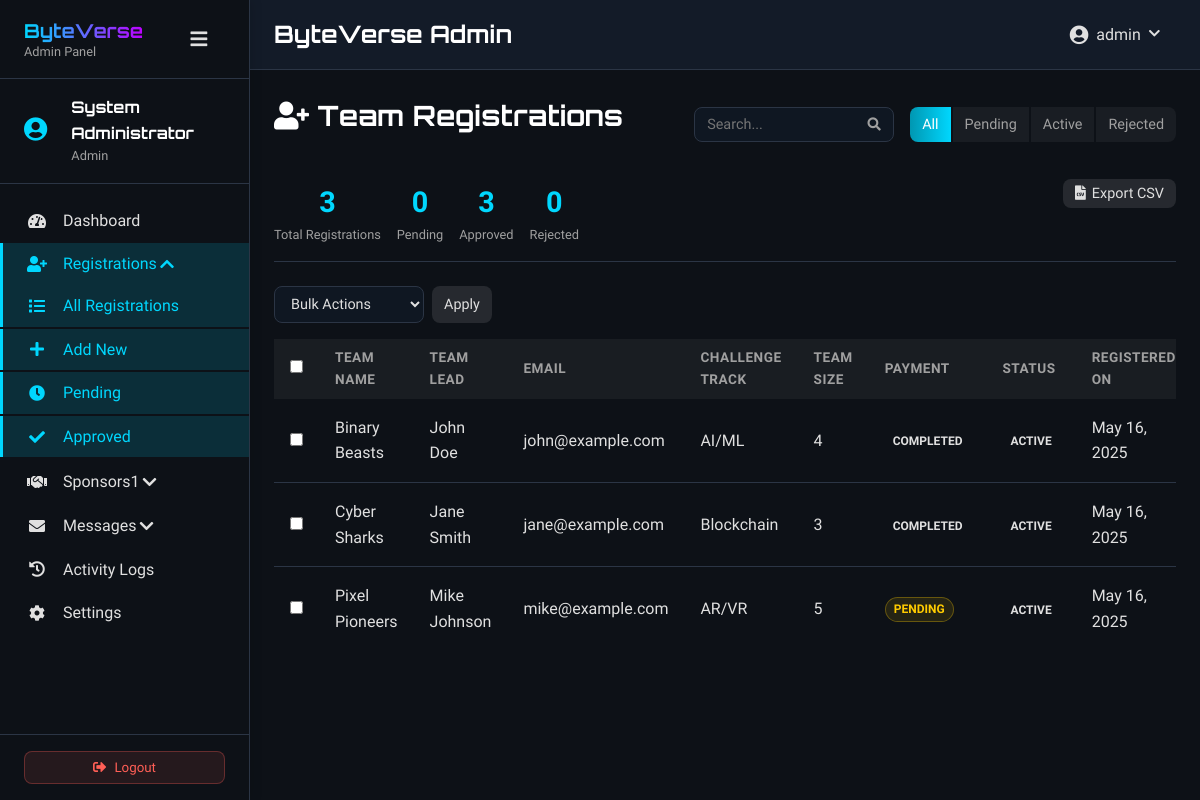
Screenshot of /admin/registrations.php (signed in) with the database file from the repository.
### tables this page shows
CREATE TABLE `registrations` (
  `id` int(11) NOT NULL,
  `team_name` varchar(100) NOT NULL,
  `team_size` int(11) NOT NULL,
  `institution` varchar(255) NOT NULL,
  `challenge_track` varchar(50) NOT NULL,
  `name` varchar(100) NOT NULL,
  `email` varchar(100) NOT NULL,
  `phone` varchar(20) NOT NULL,
  `role` varchar(50) NOT NULL,
  `project_title` varchar(255) NOT NULL,
  `project_description` text NOT NULL,
  `technologies` text NOT NULL,
  `payment_status` enum('pending','completed','failed') NOT NULL DEFAULT 'pending',
  `payment_id` varchar(100) DEFAULT NULL,
  `status` enum('pending','active','rejected') NOT NULL DEFAULT 'pending',
  `created_at` timestamp NOT NULL DEFAULT current_timestamp(),
  `updated_at` timestamp NULL DEFAULT NULL ON UPDATE current_timestamp()
);

### admin/registrations.php (the view, shortened to what this page needs)
<?php
require_once 'includes/header.php';
$limit = 10;
$page = isset($_GET['page']) && is_numeric($_GET['page']) ? intval($_GET['page']) : 1;
$offset = ($page - 1) * $limit;
$filter = isset($_GET['filter']) ? $_GET['filter'] : 'all';
$where_clause = '';
$search_term = isset($_GET['search']) ? trim($_GET['search']) : '';
$count_sql = "SELECT COUNT(*) as total FROM registrations $where_clause";
$count_result = $conn->query($count_sql);
$total_registrations = $count_result->fetch_assoc()['total'];
$sql = "SELECT * FROM registrations $where_clause ORDER BY created_at DESC LIMIT $offset, $limit";
$registrations_result = $conn->query($sql);
?>
<div class="content">
    <div class="card-header with-actions">
        <h2><i class="fas fa-user-plus"></i> Team Registrations</h2>
        <div class="filter-actions">
            <form action="" method="GET" class="search-form">
                <div class="search-group">
                    <input type="text" name="search" placeholder="Search..." value="<?php echo htmlspecialchars($search_term); ?>">
                    <button type="submit" class="search-btn">
                        <i class="fas fa-search"></i>
                    </button>
                </div>
            </form>
            <div class="btn-group">
                <a href="registrations.php?filter=all" class="btn <?php echo $filter === 'all' ? 'btn-primary' : 'btn-light'; ?>">All</a>
                <a href="registrations.php?filter=pending" class="btn <?php echo $filter === 'pending' ? 'btn-primary' : 'btn-light'; ?>">Pending</a>
                <a href="registrations.php?filter=active" class="btn <?php echo $filter === 'active' ? 'btn-primary' : 'btn-light'; ?>">Active</a>
                <a href="registrations.php?filter=rejected" class="btn <?php echo $filter === 'rejected' ? 'btn-primary' : 'btn-light'; ?>">Rejected</a>
            </div>
        </div>
    </div>
    <div class="content-card">
        <div class="registration-stats">
            <div class="stat-group">
                <div class="stat-item">
                    <div class="stat-value"><?php echo number_format($total_registrations); ?></div>
                    <div class="stat-label">Total Registrations</div>
                </div>
                <?php
                $status_counts = [];
                $status_sql = "SELECT status, COUNT(*) as count FROM registrations GROUP BY status";
                $status_result = $conn->query($status_sql);
                while ($row = $status_result->fetch_assoc()) {
                    $status_counts[$row['status']] = $row['count'];
                }
                ?>
                <div class="stat-item">
                    <div class="stat-value"><?php echo number_format($status_counts['pending'] ?? 0); ?></div>
                    <div class="stat-label">Pending</div>
                </div>
                <div class="stat-item">
                    <div class="stat-value"><?php echo number_format($status_counts['active'] ?? 0); ?></div>
                    <div class="stat-label">Approved</div>
                </div>
                <div class="stat-item">
                    <div class="stat-value"><?php echo number_format($status_counts['rejected'] ?? 0); ?></div>
                    <div class="stat-label">Rejected</div>
                </div>
            </div>
            <div class="export-section">
                <button type="button" id="export-csv-btn" class="btn btn-secondary">
                    <i class="fas fa-file-csv"></i> Export CSV
                </button>
            </div>
        </div>
        <form method="POST" action="">
            <div class="bulk-actions mb-4">
                <select name="bulk_action" class="form-select">
                    <option value="">Bulk Actions</option>
                </select>
                <button type="submit" class="btn btn-secondary">Apply</button>
            </div>
            <div class="table-responsive">
                <table class="data-table">
                    <thead>
                        <tr>
                            <th width="30px">
                                <input type="checkbox" id="select-all">
                            </th>
                            <th>Team Name</th>
                            <th>Team Lead</th>
                            <th>Email</th>
                            <th>Challenge Track</th>
                            <th>Team Size</th>
                            <th>Payment</th>
                            <th>Status</th>
                            <th>Registered On</th>
                        </tr>
                    </thead>
                    <tbody>
                        <?php if ($registrations_result && $registrations_result->num_rows > 0): ?>
                            <?php while($row = $registrations_result->fetch_assoc()): ?>
                                <tr>
                                    <td>
                                        <input type="checkbox" name="registration_ids[]" value="<?php echo $row['id']; ?>" class="registration-checkbox">
                                    </td>
                                    <td><?php echo htmlspecialchars($row['team_name']); ?></td>
                                    <td><?php echo htmlspecialchars($row['name']); ?></td>
                                    <td><?php echo htmlspecialchars($row['email']); ?></td>
                                    <td>
                                        <?php
                                        $track = $row['challenge_track'];
                                        $track_names = [
                                            'ai_ml' => 'AI/ML',
                                            'blockchain' => 'Blockchain',
                                            'ar_vr' => 'AR/VR',
                                            'iot' => 'IoT',
                                            'open_innovation' => 'Open Innovation'
                                        ];
                                        echo isset($track_names[$track]) ? $track_names[$track] : ucfirst(str_replace('_', ' ', $track));
                                        ?>
                                    </td>
                                    <td><?php echo $row['team_size']; ?></td>
                                    <td>
                                        <span class="status-badge status-<?php echo strtolower($row['payment_status']); ?>">
                                            <?php echo ucfirst($row['payment_status']); ?>
                                        </span>
                                    </td>
                                    <td>
                                        <span class="status-badge status-<?php echo strtolower($row['status']); ?>">
                                            <?php echo ucfirst($row['status']); ?>
                                        </span>
                                    </td>
                                    <td><?php echo date('M d, Y', strtotime($row['created_at'])); ?></td>
                                </tr>
                            <?php endwhile; ?>
                        <?php else: ?>
                            <tr>
                                <td colspan="10" class="text-center">No registrations found</td>
                            </tr>
                        <?php endif; ?>
                    </tbody>
                </table>
            </div>
        </form>
    </div>
</div>
<?php require_once 'includes/footer.php'; ?>

### admin/includes/header.php (shortened to what this page needs)
<?php
require_once 'db-config.php';
$current_page = basename($_SERVER['PHP_SELF'], '.php');
$admin_user = null;
if (isset($_SESSION['admin_id'])) {
    $admin_id = $_SESSION['admin_id'];
    $stmt = $conn->prepare("SELECT * FROM admin_users WHERE admin_id = ?");
    $stmt->bind_param("i", $admin_id);
    $stmt->execute();
    $result = $stmt->get_result();
    if ($result && $result->num_rows > 0) {
        $admin_user = $result->fetch_assoc();
    }
}
$pending_sponsor_sql = "SELECT COUNT(*) as count FROM sponsors WHERE status = 'pending'";
$pending_sponsor_result = $conn->query($pending_sponsor_sql);
if ($pending_sponsor_result && $pending_sponsor_result->num_rows > 0) {
    $pending_sponsor = $pending_sponsor_result->fetch_assoc()['count'];
}
?>
<!DOCTYPE html>
<html lang="en">
<head>
    <link rel="stylesheet" href="https://cdnjs.cloudflare.com/ajax/libs/font-awesome/5.15.4/css/all.min.css">
    <link rel="stylesheet" href="assets/css/admin-style.css">
    <link rel="stylesheet" href="assets/css/alert-styles.css">
    <link rel="stylesheet" href="assets/css/sidebar-styles.css">
</head>
<body>
    <div class="admin-container">
        <div class="sidebar" id="sidebar">
            <div class="sidebar-header">
                <div class="brand">
                    <div class="logo-text">Byte<span>Verse</span></div>
                    <div class="admin-label">Admin Panel</div>
                </div>
                <button id="sidebar-toggle" class="sidebar-toggle" title="Toggle Sidebar">
                    <i class="fas fa-bars"></i>
                </button>
            </div>
            <?php if ($admin_user): ?>
            <div class="admin-profile">
                <div class="profile-image">
                    <i class="fas fa-user-circle"></i>
                </div>
                <div class="profile-info">
                    <h3><?php echo htmlspecialchars($admin_user['admin_fullname']); ?></h3>
                    <p><?php echo ucfirst($admin_user['admin_role']); ?></p>
                </div>
            </div>
            <?php endif; ?>
            <div class="sidebar-nav">
                <ul>
                    <li class="<?php echo $current_page === 'dashboard' ? 'active' : ''; ?>">
                        <a href="dashboard.php">
                            <i class="fas fa-tachometer-alt"></i>
                            <span>Dashboard</span>
                        </a>
                    </li>
                    <li class="nav-dropdown <?php echo in_array($current_page, ['registrations', 'registration-view', 'edit-registration', 'add-registration']) ? 'active' : ''; ?>">
                        <a href="#" class="dropdown-toggle">
                            <i class="fas fa-user-plus"></i>
                            <span>Registrations</span>
                            <i class="fas fa-chevron-down dropdown-icon"></i>
                        </a>
                        <ul class="dropdown-menu">
                            <li><a href="registrations.php"><i class="fas fa-list"></i> All Registrations</a></li>
                            <li><a href="add-registration.php"><i class="fas fa-plus"></i> Add New</a></li>
                            <li><a href="registrations.php?filter=pending"><i class="fas fa-clock"></i> Pending</a></li>
                            <li><a href="registrations.php?filter=active"><i class="fas fa-check"></i> Approved</a></li>
                        </ul>
                    </li>
                    <li class="nav-dropdown <?php echo in_array($current_page, ['sponsors', 'add-sponsor', 'edit-sponsor']) ? 'active' : ''; ?>">
                        <a href="#" class="dropdown-toggle">
                            <i class="fas fa-handshake"></i>
                            <span>Sponsors</span>
                            <?php if (isset($pending_sponsor) && $pending_sponsor > 0): ?>
                            <span class="nav-badge"><?php echo $pending_sponsor; ?></span>
                            <?php endif; ?>
                            <i class="fas fa-chevron-down dropdown-icon"></i>
                        </a>
                    </li>
                    <li class="nav-dropdown <?php echo in_array($current_page, ['contact', 'reply-message']) ? 'active' : ''; ?>">
                        <a href="#" class="dropdown-toggle">
                            <i class="fas fa-envelope"></i>
                            <span>Messages</span>
                            <i class="fas fa-chevron-down dropdown-icon"></i>
                        </a>
                    </li>
                    <li class="<?php echo $current_page === 'activity-logs' ? 'active' : ''; ?>">
                        <a href="activity-logs.php">
                            <i class="fas fa-history"></i>
                            <span>Activity Logs</span>
                        </a>
                    </li>
                    <?php if ($admin_user && $admin_user['admin_role'] === 'admin'): ?>
                    <li class="<?php echo $current_page === 'settings' ? 'active' : ''; ?>">
                        <a href="settings.php">
                            <i class="fas fa-cog"></i>
                            <span>Settings</span>
                        </a>
                    </li>
                    <?php endif; ?>
                </ul>
            </div>
            <div class="sidebar-footer">
                <button id="logout-btn" class="logout-btn">
                    <i class="fas fa-sign-out-alt"></i>
                    <span>Logout</span>
                </button>
            </div>
        </div>
        <div class="main-content">
            <div class="admin-header">
                <div class="header-left">
                    <h1 class="page-title">
                        <?php
                        $title_map = [
                            'dashboard' => '<i class="fas fa-tachometer-alt"></i> Dashboard',
                            'registrations' => '<i class="fas fa-user-plus"></i> Registrations',
                            'add-registration' => '<i class="fas fa-plus-circle"></i> Add Registration',
                            'edit-registration' => '<i class="fas fa-edit"></i> Edit Registration',
                            'sponsors' => '<i class="fas fa-handshake"></i> Sponsors',
                            'add-sponsor' => '<i class="fas fa-plus-circle"></i> Add Sponsor',
                            'edit-sponsor' => '<i class="fas fa-edit"></i> Edit Sponsor',
                            'contact' => '<i class="fas fa-envelope"></i> Messages',
                            'reply-message' => '<i class="fas fa-reply"></i> Reply to Message',
                            'activity-logs' => '<i class="fas fa-history"></i> Activity Logs',
                            'settings' => '<i class="fas fa-cog"></i> Settings',
                        ];
                        echo $title_map[$current_page] ?? 'ByteVerse Admin';
                        ?>
                    </h1>
                </div>
                <div class="header-right">
                    <div class="admin-dropdown">
                        <div class="admin-dropdown-toggle" id="admin-dropdown-toggle">
                            <i class="fas fa-user-circle"></i>
                            <span><?php echo $admin_user ? htmlspecialchars($admin_user['admin_username']) : 'Admin'; ?></span>
                            <i class="fas fa-chevron-down"></i>
                        </div>
                    </div>
                </div>
            </div>
            <div class="content-wrapper">

### rows the page displays
registrations: team_name "Binary Beasts", name "John Doe", email "john@example.com", challenge_track "AI/ML", team_size "4", payment_status "COMPLETED", status "ACTIVE", created_at "May 16, 2025"
registrations: team_name "Cyber Sharks", name "Jane Smith", email "jane@example.com", challenge_track "Blockchain", team_size "3", payment_status "COMPLETED", status "ACTIVE", created_at "May 16, 2025"
registrations: team_name "Pixel Pioneers", name "Mike Johnson", email "mike@example.com", challenge_track "AR/VR", team_size "5", payment_status "PENDING", status "ACTIVE", created_at "May 16, 2025"

### other values shown
$admin_user['admin_fullname'] "System Administrator"
$admin_user['admin_role'] "Admin"
$pending_sponsor "1"
$title_map[$current_page] "ByteVerse Admin"
$admin_user['admin_username'] "admin"
$total_registrations "3"
$status_counts['pending'] "0"
$status_counts['active'] "3"
$status_counts['rejected'] "0"
